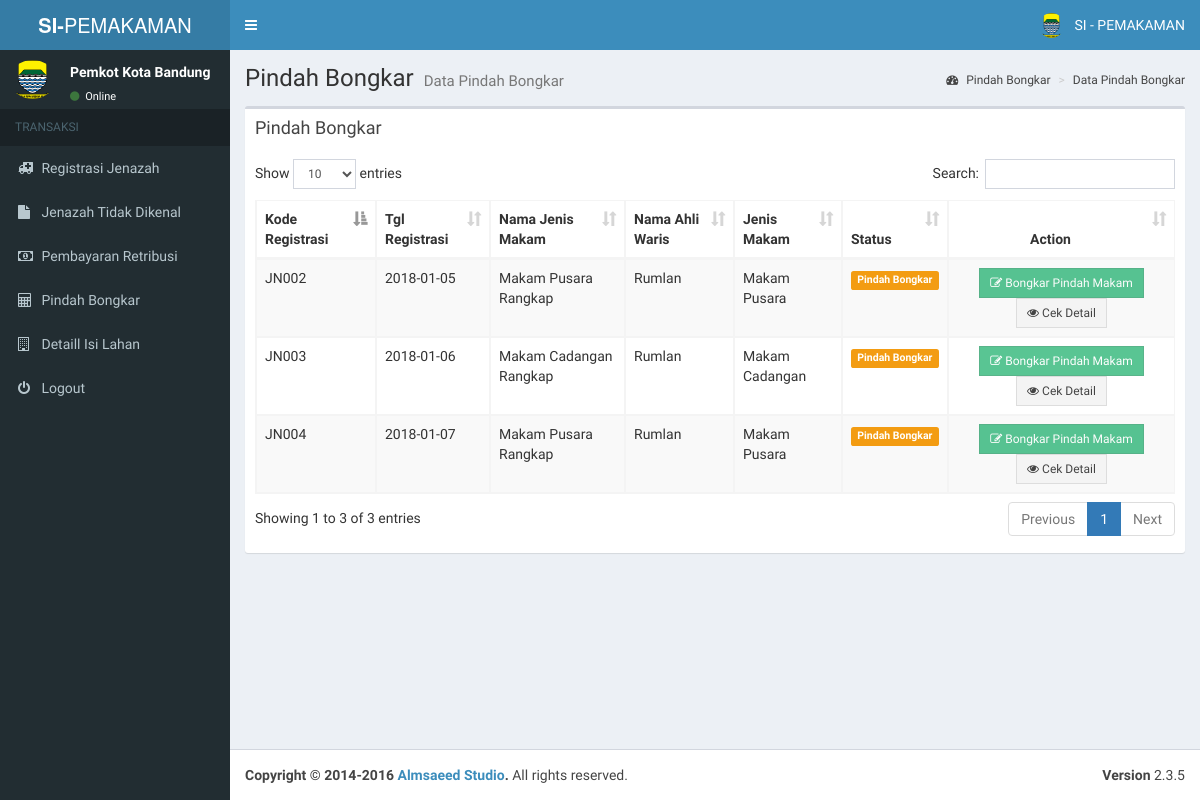
The page /pages/admin/kelola_bongkar.php (signed in) on the database its author committed.
### tables this page shows
CREATE TABLE IF NOT EXISTS `jenazah` (
  `id_jenazah` varchar(20) NOT NULL,
  `tgl_registrasi` date DEFAULT NULL,
  `id_jenis_makam` varchar(255) DEFAULT NULL,
  `id_ahli_waris` varchar(20) DEFAULT NULL,
  `nama_jenazah` varchar(45) DEFAULT NULL,
  `bin_binti` varchar(45) DEFAULT NULL,
  `jk_jenazah` varchar(20) DEFAULT NULL,
  `tempat_lahir` varchar(40) DEFAULT NULL,
  `tgl_lahir` date DEFAULT NULL,
  `tgl_meninggal` date DEFAULT NULL,
  `tgl_pemakaman` date DEFAULT NULL,
  `alamat_jenazah` text,
  `id_provinsi` varchar(10) DEFAULT NULL,
  `id_kota` varchar(10) DEFAULT NULL,
  `id_kecamatan` varchar(20) DEFAULT NULL,
  `status` int(11) DEFAULT NULL,
  `status_bayar` int(11) DEFAULT NULL
);

CREATE TABLE IF NOT EXISTS `jenis_makam` (
  `id_jenis_makam` varchar(10) NOT NULL,
  `nama_jenis_makam` varchar(30) NOT NULL,
  `harga` int(11) DEFAULT NULL
);

CREATE TABLE IF NOT EXISTS `ahli_waris` (
  `id_ahli_waris` varchar(20) NOT NULL,
  `nama_pewaris` varchar(35) NOT NULL,
  `umur_pewaris` varchar(10) NOT NULL,
  `perkerjaan_pewaris` varchar(50) NOT NULL,
  `alamat_pewaris` text NOT NULL,
  `id_provinsi` varchar(10) NOT NULL,
  `id_kota` varchar(10) NOT NULL,
  `id_kecamatan` varchar(10) NOT NULL,
  `no_hp_pewaris` varchar(20) NOT NULL
);

### pages/admin/kelola_bongkar.php (the view, shortened to what this page needs)
<?php include('header.php'); ?>
<?php include('nav.php'); ?>
<div class="content-wrapper">
  <section class="content-header">
    <h1>
      Pindah Bongkar
      <small>Data  Pindah Bongkar</small>
    </h1>
    <ol class="breadcrumb">
      <li><a href="#"><i class="fa fa-dashboard"></i>  Pindah Bongkar</a></li>
      <li><a href="#">Data  Pindah Bongkar</a></li>
    </ol>
  </section>
  <section class="content">
    <div class="row">
      <div class="col-xs-12">
        <div class="box">
          <div class="box-header">
            <h3 class="box-title"> Pindah Bongkar</h3>
            <div class="box-header pull-right">
            </div>
          </div>
          <div class="box-body">
            <div class="table-responsive">
              <table id="example1" class="table table-bordered table-striped">
                <thead>
                  <tr>
                    <th>Kode Registrasi</th>
                    <th>Tgl Registrasi</th>
                    <th>Nama Jenis Makam</th>
                    <th>Nama Ahli Waris</th>
                    <th>Jenis Makam</th>
                    <th>Status</th>
                    <th style="text-align: center;">Action</th>
                  </tr>
                </thead>
                <tbody>
                  <?php
                  $dis_bongkar = '';
                  $dis_print = '';
                  $ket = '';
                  $no=1;
                  $sql = mysql_query("SELECT jenazah.*,
                    jenis_makam.id_jenis_makam,
                    jenis_makam.nama_jenis_makam,
                    ahli_waris.nama_pewaris,
                    isi_lahan.id_detail_makam,
                    detail_makam.id_detail_makam,
                    isi_lahan.status_isi_lahan,
                    detail_makam.id_tpu
                    FROM jenazah
                    INNER JOIN  jenis_makam ON jenis_makam.id_jenis_makam = jenazah.id_jenis_makam
                    INNER JOIN ahli_waris ON ahli_waris.id_ahli_waris = jenazah.id_ahli_waris
                    INNER JOIN isi_lahan ON isi_lahan.id_jenazah = jenazah.id_jenazah
                    INNER JOIN detail_makam ON isi_lahan.id_detail_makam = detail_makam.id_detail_makam
                    INNER JOIN tpu ON detail_makam.id_tpu  = tpu.id_tpu
                    WHERE status > 1")or die(mysql_error());
                  while($row = mysql_fetch_array($sql)){
                    if($row['status']==7){
                      $dis_bongkar = 'disabled';
                      $ket = '<span class="label label-warning">Pindah Bongkar</span>';
                    }
                    ?>
                    <tr>
                      <form method="POST" action="">
                        <td><?php echo $row['id_jenazah']; ?></td>
                        <td><?php echo $row['tgl_registrasi'] ?></td>
                        <td><?php echo $row['nama_jenis_makam'] ?> Rangkap</td>
                        <td><?php echo $row['nama_pewaris'] ?></td>
                        <td><?php echo $row['nama_jenis_makam'] ?></td>
                        <td><?php echo $ket; ?></td>
                        <td align="center">
                         <button type="submit" name="bongkar" <?php echo $dis_bongkar; ?> class="btn btn-success btn-flat btn-sm">
                          <i class="fa fa-edit"></i> Bongkar Pindah Makam</button>
                          <a href="cek_detail_jenazah.php?id_jenazah=<?php echo $row['id_jenazah']; ?>">
                            <button type="button" <?php echo $dis_print ?> class="btn btn-default btn-flat btn-sm">
                              <i class="fa fa-eye"></i> Cek Detail</button></a>
                            </td>
                          </form>
                        </tr>
                        <?php $no++; } ?>
                      </tbody>
                    </table>
                  </div>
                </div>
              </div>
            </div>
          </div>
        </section>
      </div>
         <?php include('footer.php'); ?>

### rows shown on the page
jenazah: id_jenazah "JN002", tgl_registrasi "2018-01-05", id_jenis_makam.nama_jenis_makam "Makam Pusara", id_ahli_waris.nama_pewaris "Rumlan", status "Pindah Bongkar"
jenazah: id_jenazah "JN003", tgl_registrasi "2018-01-06", id_jenis_makam.nama_jenis_makam "Makam Cadangan", id_ahli_waris.nama_pewaris "Rumlan", status "Pindah Bongkar"
jenazah: id_jenazah "JN004", tgl_registrasi "2018-01-07", id_jenis_makam.nama_jenis_makam "Makam Pusara", id_ahli_waris.nama_pewaris "Rumlan", status "Pindah Bongkar"
